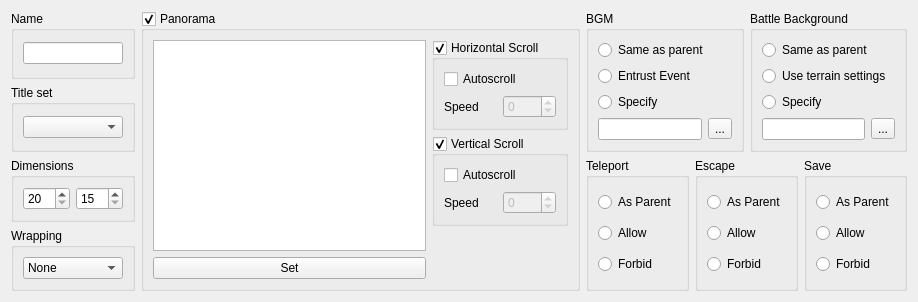
     <widget class="QWidget" name="tab_3">
      <attribute name="title">
       <string>Properties</string>
      </attribute>
      <layout class="QGridLayout" name="gridLayout_2">
       <item row="0" column="0">
        <widget class="QGroupBox" name="groupBox">
         <property name="sizePolicy">
          <sizepolicy hsizetype="Preferred" vsizetype="Preferred">
           <horstretch>1</horstretch>
           <verstretch>0</verstretch>
          </sizepolicy>
         </property>
         <property name="title">
          <string>Name</string>
         </property>
         <layout class="QHBoxLayout" name="horizontalLayout_8">
          <item>
           <widget class="QLineEdit" name="lineName"/>
          </item>
         </layout>
        </widget>
       </item>
       <item row="0" column="1" rowspan="4">
        <widget class="QGroupBox" name="groupPanorama">
         <property name="sizePolicy">
          <sizepolicy hsizetype="Preferred" vsizetype="Preferred">
           <horstretch>20</horstretch>
           <verstretch>0</verstretch>
          </sizepolicy>
         </property>
         <property name="title">
          <string>Panorama</string>
         </property>
         <property name="checkable">
          <bool>true</bool>
         </property>
         <layout class="QGridLayout" name="gridLayout_4">
          <item row="0" column="0">
           <widget class="QGraphicsView" name="graphicsPanorama">
            <property name="sizePolicy">
             <sizepolicy hsizetype="Expanding" vsizetype="Expanding">
              <horstretch>20</horstretch>
              <verstretch>0</verstretch>
             </sizepolicy>
            </property>
            <property name="verticalScrollBarPolicy">
             <enum>Qt::ScrollBarAlwaysOff</enum>
            </property>
            <property name="horizontalScrollBarPolicy">
             <enum>Qt::ScrollBarAlwaysOff</enum>
            </property>
            <property name="dragMode">
             <enum>QGraphicsView::ScrollHandDrag</enum>
            </property>
            <property name="resizeAnchor">
             <enum>QGraphicsView::AnchorViewCenter</enum>
            </property>
           </widget>
          </item>
          <item row="0" column="1" rowspan="2">
           <layout class="QVBoxLayout" name="verticalLayout_5">
            <item>
             <widget class="QGroupBox" name="groupHorizontalScroll">
              <property name="title">
               <string>Horizontal Scroll</string>
              </property>
              <property name="checkable">
               <bool>true</bool>
              </property>
              <layout class="QVBoxLayout" name="verticalLayout_3">
               <item>
                <widget class="QCheckBox" name="checkHorizontalAutoscroll">
                 <property name="sizePolicy">
                  <sizepolicy hsizetype="Minimum" vsizetype="Fixed">
                   <horstretch>0</horstretch>
                   <verstretch>0</verstretch>
                  </sizepolicy>
                 </property>
                 <property name="text">
                  <string>Autoscroll</string>
                 </property>
                </widget>
               </item>
               <item>
                <layout class="QHBoxLayout" name="horizontalLayout_2">
                 <item>
                  <widget class="QLabel" name="label_2">
                   <property name="text">
                    <string>Speed</string>
                   </property>
                   <property name="buddy">
                    <cstring>spinHorizontalScrollSpeed</cstring>
                   </property>
                  </widget>
                 </item>
                 <item>
                  <widget class="QSpinBox" name="spinHorizontalScrollSpeed">
                   <property name="enabled">
                    <bool>false</bool>
                   </property>
                   <property name="minimum">
                    <number>-8</number>
                   </property>
                   <property name="maximum">
                    <number>8</number>
                   </property>
                  </widget>
                 </item>
                </layout>
               </item>
              </layout>
             </widget>
            </item>
            <item>
             <widget class="QGroupBox" name="groupVerticalScroll">
              <property name="title">
               <string>Vertical Scroll</string>
              </property>
              <property name="checkable">
               <bool>true</bool>
              </property>
              <layout class="QVBoxLayout" name="verticalLayout_2">
               <item>
                <widget class="QCheckBox" name="checkVerticalAutoscroll">
                 <property name="sizePolicy">
                  <sizepolicy hsizetype="Minimum" vsizetype="Fixed">
                   <horstretch>0</horstretch>
                   <verstretch>0</verstretch>
                  </sizepolicy>
                 </property>
                 <property name="text">
                  <string>Autoscroll</string>
                 </property>
                </widget>
               </item>
               <item>
                <layout class="QHBoxLayout" name="horizontalLayout">
                 <item>
                  <widget class="QLabel" name="label_3">
                   <property name="text">
                    <string>Speed</string>
                   </property>
                   <property name="buddy">
                    <cstring>spinVerticalScrollSpeed</cstring>
                   </property>
                  </widget>
                 </item>
                 <item>
                  <widget class="QSpinBox" name="spinVerticalScrollSpeed">
                   <property name="enabled">
                    <bool>false</bool>
                   </property>
                   <property name="minimum">
                    <number>-8</number>
                   </property>
                   <property name="maximum">
                    <number>8</number>
                   </property>
                  </widget>
                 </item>
                </layout>
               </item>
              </layout>
             </widget>
            </item>
            <item>
             <widget class="QWidget" name="widget" native="true">
              <property name="sizePolicy">
               <sizepolicy hsizetype="Preferred" vsizetype="Preferred">
                <horstretch>0</horstretch>
                <verstretch>1</verstretch>
               </sizepolicy>
              </property>
             </widget>
            </item>
           </layout>
          </item>
          <item row="1" column="0">
           <widget class="QPushButton" name="pushSetPanorama">
            <property name="sizePolicy">
             <sizepolicy hsizetype="Minimum" vsizetype="Fixed">
              <horstretch>20</horstretch>
              <verstretch>0</verstretch>
             </sizepolicy>
            </property>
            <property name="text">
             <string>Set</string>
            </property>
           </widget>
          </item>
         </layout>
        </widget>
       </item>
       <item row="0" column="2" rowspan="2" colspan="2">
        <widget class="QGroupBox" name="groupBox_15">
         <property name="sizePolicy">
          <sizepolicy hsizetype="Preferred" vsizetype="Preferred">
           <horstretch>1</horstretch>
           <verstretch>0</verstretch>
          </sizepolicy>
         </property>
         <property name="title">
          <string>BGM</string>
         </property>
         <layout class="QVBoxLayout" name="verticalLayout_13">
          <item>
           <widget class="QRadioButton" name="radioBGMparent">
            <property name="text">
             <string>Same as parent</string>
            </property>
           </widget>
          </item>
          <item>
           <widget class="QRadioButton" name="radioBGMevent">
            <property name="text">
             <string>Entrust Event</string>
            </property>
           </widget>
          </item>
          <item>
           <widget class="QRadioButton" name="radioBGMspecify">
            <property name="text">
             <string>Specify</string>
            </property>
           </widget>
          </item>
          <item>
           <layout class="QHBoxLayout" name="horizontalLayout_9">
            <item>
             <widget class="QLineEdit" name="lineBGMname">
              <property name="sizePolicy">
               <sizepolicy hsizetype="Expanding" vsizetype="Fixed">
                <horstretch>0</horstretch>
                <verstretch>0</verstretch>
               </sizepolicy>
              </property>
             </widget>
            </item>
            <item>
             <widget class="QToolButton" name="toolSetBGM">
              <property name="text">
               <string>...</string>
              </property>
             </widget>
            </item>
           </layout>
          </item>
         </layout>
        </widget>
       </item>
       <item row="0" column="4" rowspan="2" colspan="2">
        <widget class="QGroupBox" name="groupBox_16">
         <property name="sizePolicy">
          <sizepolicy hsizetype="Preferred" vsizetype="Preferred">
           <horstretch>1</horstretch>
           <verstretch>0</verstretch>
          </sizepolicy>
         </property>
         <property name="title">
          <string>Battle Background</string>
         </property>
         <layout class="QVBoxLayout" name="verticalLayout_14">
          <item>
           <widget class="QRadioButton" name="radioBackdropParent">
            <property name="text">
             <string>Same as parent</string>
            </property>
           </widget>
          </item>
          <item>
           <widget class="QRadioButton" name="radioBackdropTerrain">
            <property name="text">
             <string>Use terrain settings</string>
            </property>
           </widget>
          </item>
          <item>
           <widget class="QRadioButton" name="radioBackdropSpecify">
            <property name="text">
             <string>Specify</string>
            </property>
           </widget>
          </item>
          <item>
           <layout class="QHBoxLayout" name="horizontalLayout_10">
            <item>
             <widget class="QLineEdit" name="lineBackdropName"/>
            </item>
            <item>
             <widget class="QToolButton" name="toolSetBackdrop">
              <property name="text">
               <string>...</string>
              </property>
             </widget>
            </item>
           </layout>
          </item>
         </layout>
        </widget>
       </item>
       <item row="1" column="0">
        <widget class="QGroupBox" name="groupBox_2">
         <property name="sizePolicy">
          <sizepolicy hsizetype="Preferred" vsizetype="Preferred">
           <horstretch>1</horstretch>
           <verstretch>0</verstretch>
          </sizepolicy>
         </property>
         <property name="title">
          <string>Title set</string>
         </property>
         <layout class="QVBoxLayout" name="verticalLayout_9">
          <item>
           <widget class="QComboBox" name="comboTileset"/>
          </item>
         </layout>
        </widget>
       </item>
       <item row="2" column="0">
        <widget class="QGroupBox" name="groupBox_4">
         <property name="sizePolicy">
          <sizepolicy hsizetype="Preferred" vsizetype="Preferred">
           <horstretch>1</horstretch>
           <verstretch>0</verstretch>
          </sizepolicy>
         </property>
         <property name="title">
          <string>Dimensions</string>
         </property>
         <layout class="QHBoxLayout" name="horizontalLayout_7">
          <item>
           <widget class="QSpinBox" name="spinWidth">
            <property name="minimum">
             <number>20</number>
            </property>
            <property name="maximum">
             <number>500</number>
            </property>
           </widget>
          </item>
          <item>
           <widget class="QSpinBox" name="spinHeight">
            <property name="minimum">
             <number>15</number>
            </property>
            <property name="maximum">
             <number>500</number>
            </property>
           </widget>
          </item>
         </layout>
        </widget>
       </item>
       <item row="2" column="2" rowspan="2">
        <widget class="QGroupBox" name="groupBox_12">
         <property name="title">
          <string>Teleport</string>
         </property>
         <layout class="QVBoxLayout" name="verticalLayout_10">
          <item>
           <widget class="QRadioButton" name="radioTeleportParent">
            <property name="text">
             <string>As Parent</string>
            </property>
           </widget>
          </item>
          <item>
           <widget class="QRadioButton" name="radioTeleportAllow">
            <property name="text">
             <string>Allow</string>
            </property>
           </widget>
          </item>
          <item>
           <widget class="QRadioButton" name="radioTeleportForbid">
            <property name="text">
             <string>Forbid</string>
            </property>
           </widget>
          </item>
         </layout>
        </widget>
       </item>
       <item row="2" column="3" rowspan="2" colspan="2">
        <widget class="QGroupBox" name="groupBox_13">
         <property name="title">
          <string>Escape</string>
         </property>
         <layout class="QVBoxLayout" name="verticalLayout_11">
          <item>
           <widget class="QRadioButton" name="radioEscapeParent">
            <property name="text">
             <string>As Parent</string>
            </property>
           </widget>
          </item>
          <item>
           <widget class="QRadioButton" name="radioEscapeAllow">
            <property name="text">
             <string>Allow</string>
            </property>
           </widget>
          </item>
          <item>
           <widget class="QRadioButton" name="radioEscapeForbid">
            <property name="text">
             <string>Forbid</string>
            </property>
           </widget>
          </item>
         </layout>
        </widget>
       </item>
       <item row="2" column="5" rowspan="2">
        <widget class="QGroupBox" name="groupBox_14">
         <property name="title">
          <string>Save</string>
         </property>
         <layout class="QVBoxLayout" name="verticalLayout_12">
          <item>
           <widget class="QRadioButton" name="radioSaveParent">
            <property name="text">
             <string>As Parent</string>
            </property>
           </widget>
          </item>
          <item>
           <widget class="QRadioButton" name="radioSaveAllow">
            <property name="text">
             <string>Allow</string>
            </property>
           </widget>
          </item>
          <item>
           <widget class="QRadioButton" name="radioSaveForbid">
            <property name="text">
             <string>Forbid</string>
            </property>
           </widget>
          </item>
         </layout>
        </widget>
       </item>
       <item row="3" column="0">
        <widget class="QGroupBox" name="groupBox_3">
         <property name="sizePolicy">
          <sizepolicy hsizetype="Preferred" vsizetype="Preferred">
           <horstretch>1</horstretch>
           <verstretch>0</verstretch>
          </sizepolicy>
         </property>
         <property name="title">
          <string>Wrapping</string>
         </property>
         <layout class="QVBoxLayout" name="verticalLayout_8">
          <item>
           <widget class="QComboBox" name="comboWrapping">
            <item>
             <property name="text">
              <string>None</string>
             </property>
            </item>
            <item>
             <property name="text">
              <string>Vertical</string>
             </property>
            </item>
            <item>
             <property name="text">
              <string>Horizontal</string>
             </property>
            </item>
            <item>
             <property name="text">
              <string>Both</string>
             </property>
            </item>
           </widget>
          </item>
         </layout>
        </widget>
       </item>
      </layout>
     </widget>
